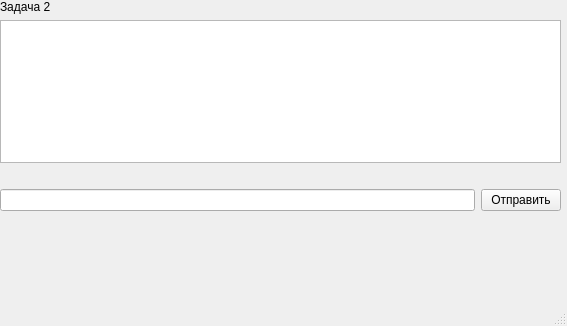
<?xml version="1.0" encoding="UTF-8"?>
<ui version="4.0">
 <class>task2</class>
 <widget class="QMainWindow" name="task2">
  <property name="geometry">
   <rect>
    <x>0</x>
    <y>0</y>
    <width>567</width>
    <height>326</height>
   </rect>
  </property>
  <property name="windowTitle">
   <string>MainWindow</string>
  </property>
  <widget class="QWidget" name="centralwidget">
   <widget class="QWidget" name="verticalLayoutWidget">
    <property name="geometry">
     <rect>
      <x>0</x>
      <y>0</y>
      <width>561</width>
      <height>211</height>
     </rect>
    </property>
    <layout class="QVBoxLayout" name="verticalLayout">
     <item>
      <widget class="QLabel" name="label_task">
       <property name="text">
        <string>Задача 2</string>
       </property>
      </widget>
     </item>
     <item>
      <widget class="QTextEdit" name="textEdit"/>
     </item>
     <item>
      <widget class="QLabel" name="label">
       <property name="text">
        <string/>
       </property>
      </widget>
     </item>
     <item>
      <layout class="QHBoxLayout" name="horizontalLayout">
       <item>
        <widget class="QLineEdit" name="lineEdit_answer"/>
       </item>
       <item>
        <widget class="QPushButton" name="send_answer_but">
         <property name="text">
          <string>Отправить</string>
         </property>
        </widget>
       </item>
      </layout>
     </item>
    </layout>
   </widget>
   <widget class="QLabel" name="label_2">
    <property name="geometry">
     <rect>
      <x>100</x>
      <y>230</y>
      <width>351</width>
      <height>61</height>
     </rect>
    </property>
    <property name="font">
     <font>
      <pointsize>24</pointsize>
      <bold>true</bold>
     </font>
    </property>
    <property name="text">
     <string/>
    </property>
   </widget>
  </widget>
  <widget class="QMenuBar" name="menubar">
   <property name="geometry">
    <rect>
     <x>0</x>
     <y>0</y>
     <width>567</width>
     <height>23</height>
    </rect>
   </property>
  </widget>
  <widget class="QStatusBar" name="statusbar"/>
 </widget>
 <resources/>
 <connections/>
</ui>
